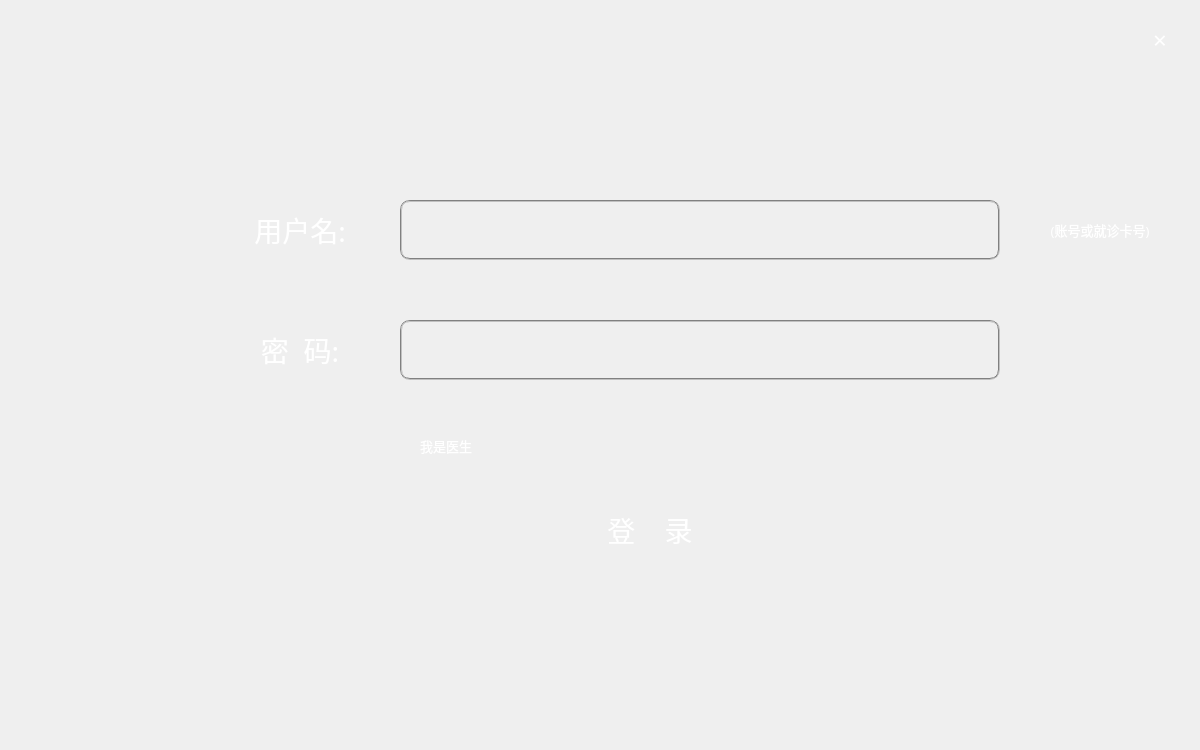
<?xml version="1.0" encoding="UTF-8"?>
<ui version="4.0">
 <class>login</class>
 <widget class="QDialog" name="login">
  <property name="geometry">
   <rect>
    <x>0</x>
    <y>0</y>
    <width>1200</width>
    <height>750</height>
   </rect>
  </property>
  <property name="focusPolicy">
   <enum>Qt::NoFocus</enum>
  </property>
  <property name="contextMenuPolicy">
   <enum>Qt::NoContextMenu</enum>
  </property>
  <property name="windowTitle">
   <string/>
  </property>
  <property name="autoFillBackground">
   <bool>false</bool>
  </property>
  <property name="styleSheet">
   <string notr="true">background-image: url(:/image/29507-106.jpg);</string>
  </property>
  <widget class="QPushButton" name="pushButton">
   <property name="geometry">
    <rect>
     <x>1140</x>
     <y>20</y>
     <width>40</width>
     <height>40</height>
    </rect>
   </property>
   <property name="font">
    <font>
     <family>幼圆</family>
     <pointsize>18</pointsize>
    </font>
   </property>
   <property name="styleSheet">
    <string notr="true">color: rgb(255, 255, 255);
border-radius:10px;
</string>
   </property>
   <property name="text">
    <string>×</string>
   </property>
  </widget>
  <widget class="QLabel" name="label">
   <property name="geometry">
    <rect>
     <x>200</x>
     <y>200</y>
     <width>200</width>
     <height>60</height>
    </rect>
   </property>
   <property name="font">
    <font>
     <family>幼圆</family>
     <pointsize>21</pointsize>
    </font>
   </property>
   <property name="styleSheet">
    <string notr="true">color: rgb(255, 255, 255);
background:transparent;</string>
   </property>
   <property name="text">
    <string>用户名:</string>
   </property>
   <property name="alignment">
    <set>Qt::AlignCenter</set>
   </property>
  </widget>
  <widget class="QLabel" name="label_2">
   <property name="geometry">
    <rect>
     <x>200</x>
     <y>320</y>
     <width>200</width>
     <height>60</height>
    </rect>
   </property>
   <property name="font">
    <font>
     <family>幼圆</family>
     <pointsize>21</pointsize>
    </font>
   </property>
   <property name="styleSheet">
    <string notr="true">color: rgb(255, 255, 255);
background:transparent;</string>
   </property>
   <property name="text">
    <string>密  码:</string>
   </property>
   <property name="alignment">
    <set>Qt::AlignCenter</set>
   </property>
  </widget>
  <widget class="QLineEdit" name="lineEdit">
   <property name="geometry">
    <rect>
     <x>400</x>
     <y>200</y>
     <width>600</width>
     <height>60</height>
    </rect>
   </property>
   <property name="font">
    <font>
     <family>Consolas</family>
     <pointsize>21</pointsize>
    </font>
   </property>
   <property name="styleSheet">
    <string notr="true">color: rgb(255, 255, 255);
background:transparent;
border:2px groove gray;border-radius:10px;padding:2px 4px;</string>
   </property>
   <property name="text">
    <string/>
   </property>
   <property name="alignment">
    <set>Qt::AlignCenter</set>
   </property>
  </widget>
  <widget class="QLineEdit" name="lineEdit_2">
   <property name="geometry">
    <rect>
     <x>400</x>
     <y>320</y>
     <width>600</width>
     <height>60</height>
    </rect>
   </property>
   <property name="font">
    <font>
     <family>Consolas</family>
     <pointsize>21</pointsize>
    </font>
   </property>
   <property name="styleSheet">
    <string notr="true">color: rgb(255, 255, 255);
background:transparent;
border:2px groove gray;border-radius:10px;padding:2px 4px;</string>
   </property>
   <property name="echoMode">
    <enum>QLineEdit::Password</enum>
   </property>
   <property name="alignment">
    <set>Qt::AlignCenter</set>
   </property>
  </widget>
  <widget class="QPushButton" name="pushButton_3">
   <property name="geometry">
    <rect>
     <x>400</x>
     <y>500</y>
     <width>500</width>
     <height>60</height>
    </rect>
   </property>
   <property name="font">
    <font>
     <family>幼圆</family>
     <pointsize>21</pointsize>
    </font>
   </property>
   <property name="styleSheet">
    <string notr="true">color: rgb(255, 255, 255);
border-radius:10px;</string>
   </property>
   <property name="text">
    <string>登    录</string>
   </property>
  </widget>
  <widget class="QLabel" name="label_3">
   <property name="geometry">
    <rect>
     <x>1000</x>
     <y>320</y>
     <width>200</width>
     <height>60</height>
    </rect>
   </property>
   <property name="font">
    <font>
     <family>幼圆</family>
     <pointsize>10</pointsize>
    </font>
   </property>
   <property name="styleSheet">
    <string notr="true">color: rgb(255, 0, 0);
background:transparent;</string>
   </property>
   <property name="text">
    <string/>
   </property>
   <property name="alignment">
    <set>Qt::AlignCenter</set>
   </property>
  </widget>
  <widget class="QCheckBox" name="checkBox">
   <property name="geometry">
    <rect>
     <x>400</x>
     <y>430</y>
     <width>181</width>
     <height>31</height>
    </rect>
   </property>
   <property name="font">
    <font>
     <family>幼圆</family>
     <pointsize>10</pointsize>
    </font>
   </property>
   <property name="styleSheet">
    <string notr="true">color: rgb(255, 255, 255);
border-radius:10px;
background:transparent;</string>
   </property>
   <property name="text">
    <string>我是医生</string>
   </property>
  </widget>
  <widget class="QLabel" name="label_4">
   <property name="geometry">
    <rect>
     <x>1000</x>
     <y>200</y>
     <width>200</width>
     <height>60</height>
    </rect>
   </property>
   <property name="font">
    <font>
     <family>幼圆</family>
     <pointsize>10</pointsize>
    </font>
   </property>
   <property name="styleSheet">
    <string notr="true">color: rgb(255, 255, 255);
background:transparent;</string>
   </property>
   <property name="text">
    <string>(账号或就诊卡号)</string>
   </property>
   <property name="alignment">
    <set>Qt::AlignCenter</set>
   </property>
  </widget>
 </widget>
 <resources/>
 <connections/>
</ui>
